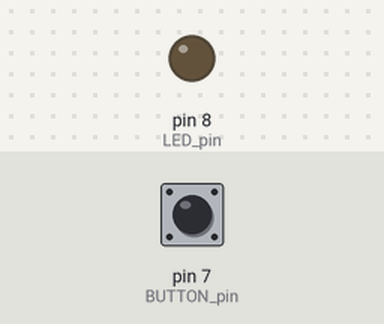
Simulated run of this sketch. Board: Arduino Uno, built with avr-gcc and run on an emulated ATmega328P. On the bench: output pins drawn as LEDs (lit = HIGH). Dashed ring = blinking. The test bench sets the inputs (shaded band); at power-on: pin 7 (BUTTON_pin) HIGH. What the sketch prints to the serial monitor is not drawn.

Above: at 1.2 s.
1.3 s: pin 7 (BUTTON_pin) pulled LOW for 3.2 s
7.6 s: pin 7 (BUTTON_pin) driven LOW
At 8.4 s:
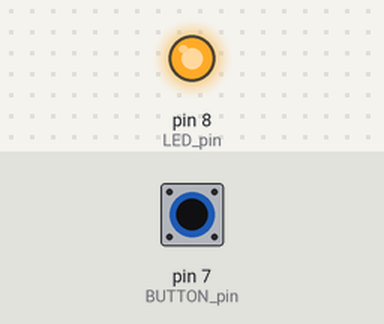
10.7 s: pin 7 (BUTTON_pin) driven HIGH
At 11.98 s:
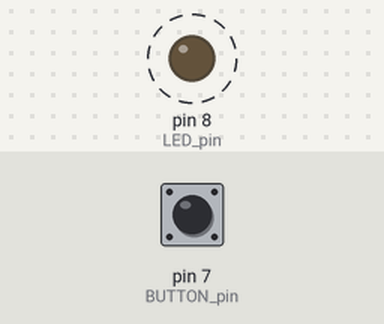
Timing chart, 0 to 19.8 s (numbered marks = the images above; inputs shaded):
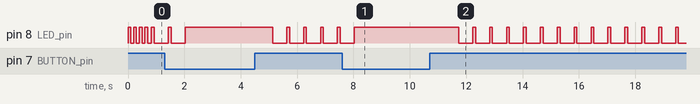

The sketch:

simple_led_switch.ino
```cpp
const int LED_pin = 8;
const int LED_pin_2 = 10;
const int BUTTON_pin = 7;


void setup() {
  // put your setup code here, to run once:
  pinMode(BUTTON_pin, INPUT);
  pinMode(LED_pin, OUTPUT);
  Serial.begin(300);

}

void loop() {
  // put your main code here, to run repeatedly:
  // When button is pressed:
  if (digitalRead(BUTTON_pin) == LOW) {
    Serial.print("button is pressed!");
    // Turn on the LED
    digitalWrite(LED_pin, HIGH);

        // Blink the LED so we can pinpoint the issue:

   digitalWrite(LED_pin_2, HIGH);
  //Wait 1 second
  delay(100);
  //Turn the LED Off
  digitalWrite(LED_pin_2, LOW);
  //Wait 1 second
  delay(100);

  }


  // if the Button is not pressed:
  else {
    Serial.print("No Button Pressed!");
    //digitalWrite(LED_pin, LOW);


    // Blink the LED so we can pinpoint the issue:

   digitalWrite(LED_pin, HIGH);
  //Wait 1 second
  delay(100);
  //Turn the LED Off
  digitalWrite(LED_pin, LOW);
  //Wait 1 second
  delay(100);
  }
}
```

Measured:
- after the input at 7.6 s, pin 8 (LED_pin): goes on until 8.0 s, then stays HIGH
- after the input at 10.7 s, pin 8 (LED_pin): alternates HIGH for 0.10 s and LOW for 0.50 s, starting after 1.0 s
